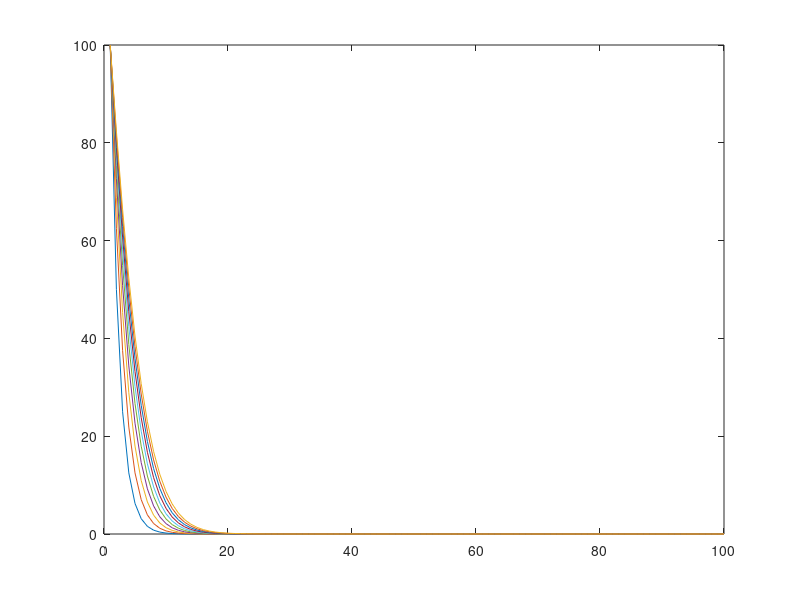

Reproduce this figure in MATLAB.
clc
clear all

%geometrical parameters
L=100;     %Length of fin
N=100;     %number of nodes 
dx=L/(N-1);


T=zeros(N,1);
Tb=100; %base tempreture
k=10    %Number of iterations 


for j=1:1:k

    T(1,1)=Tb;

    for i=2:1:N-1
        T(i,1)=(T(i+1,1)+T(i-1,1))/2;
    end
    T(N,1)=T(N-1)

    plot(T);
    hold on

end